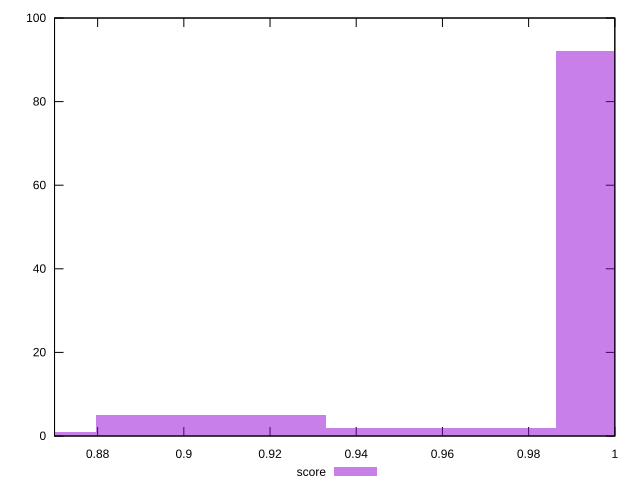

Source code (gnuplot):
reset

$score <<EOF
0.9597023538968726 2
1.0130191513355877 92
0.9063855564581575 5
0.8530687590194423 1
EOF

set key outside below
set boxwidth 0.05331679743871515
set xrange [0.87:1]
set yrange [0:100]
set trange [0:100]
set style fill transparent solid 0.5 noborder
set terminal svg size 640, 490 enhanced background rgb 'white'
set output "report_00015_2021-02-09T16-11-33.973Z/unminified-css/samples/pages+cached/score/histogram.svg"

plot $score title "score" with boxes

reset
